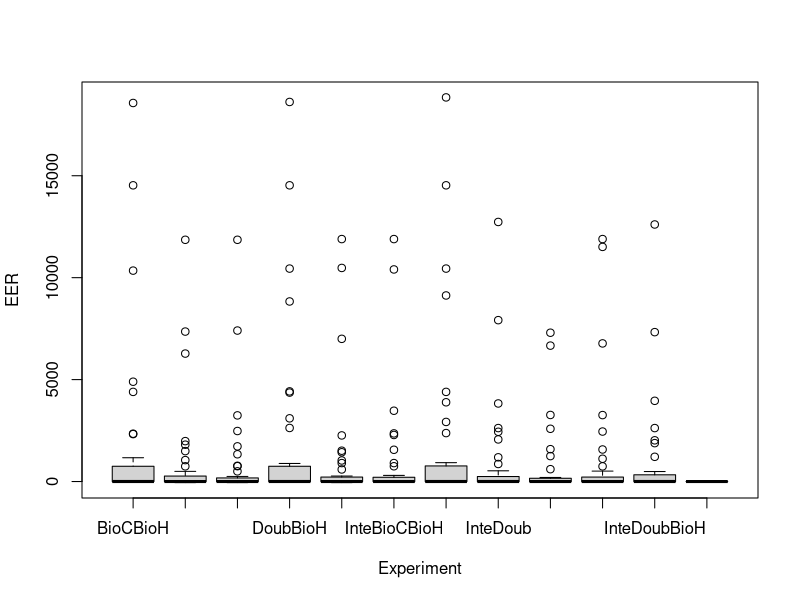
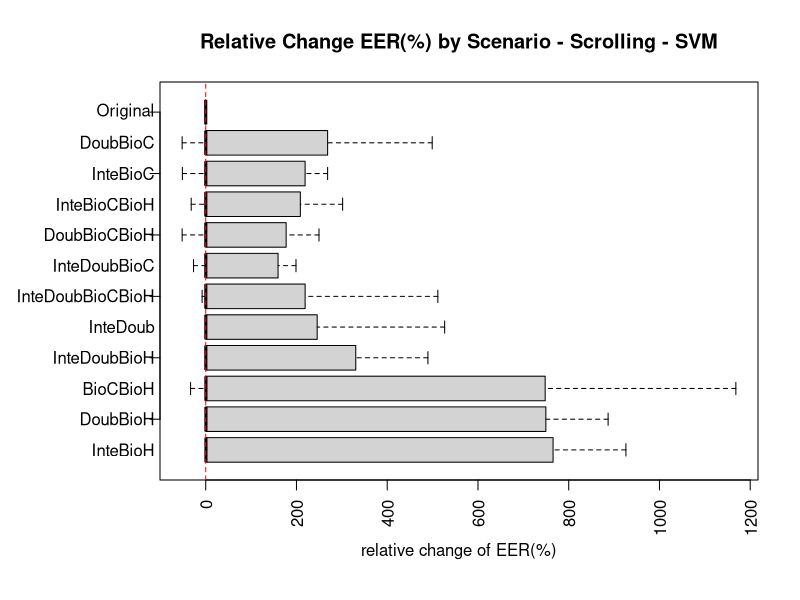

Write the R code that produced these figures, in order.
sOriginal_<-c(0.0,0.0,0.0029149616009866023,0.0101010101010101,0.004694835680751174,0.017158176943699734,0.021814053440376274,0.0,0.0,0.0,0.0,0.0,0.23460207612456746,0.002653596150256839,0.0,0.0,0.03663968178380347,0.003397840223398231,0.11154985192497531,0.0,0.002696395735241975,0.0,0.0,0.0,0.0,0.0,0.0,0.05619741744979025,0.0,0.01098901098901099,0.0046255251898392625,0.0,0.0,0.007180132499352307,0.0,0.0,0.0,0.018432725480532285,0.0,0.057374968266057376,0.0)
sBioCBioH_<-c(0.07,0.05981822024941873,0.02503433486735899,0.24509803921568626,0.2345679012345679,0.08371761773346391,0.10074626865671642,0.12203389830508475,0.2389349641171707,0.3602941176470588,0.07225433526011561,0.47767857142857145,0.15625,0.495398773006135,0.1948788847605058,0.05343511450381679,0.4647239263803681,0.49710982658959535,0.48214285714285715,0.017042492179353493,0.06595092024539877,0.4878048780487805,0.20339353242396996,0.4884393063583815,0.5,0.12135922330097088,0.022947524916028854,0.14468956427596377,0.41329479768786126,0.4941860465116279,0.4831932773109244,0.29017857142857145,0.0352760736196319,0.0612457284871078,0.12389162561576354,0.19196553984455472,0.22795807978363758,0.05641025641025641,0.22254335260115607,0.48660714285714285,0.0)
sDoubBioC_<-c(0.01,0.054717114070316354,0.060686376085262915,0.014705882352941176,0.2993827160493827,0.025140211875723316,0.08768656716417911,0.0576271186440678,0.18160621038228478,0.12867647058823528,0.05202312138728324,0.09729609929078015,0.39285714285714285,0.19785276073619631,0.0705521472392638,0.058289483435855625,0.4218629169459195,0.4063191927108847,0.05357142857142857,0.0,0.04294478527607362,0.28253698520591763,0.13752526895091607,0.04046242774566474,0.017341040462427744,0.11650485436893204,0.022727272727272728,0.1109433103729622,0.1676300578034682,0.09302325581395349,0.08823529411764706,0.0625,0.07668711656441718,0.005172413793103448,0.07878151260504201,0.17087274089334206,0.0350236646382691,0.06794871794871794,0.11448981265117042,0.34375,0.0)
sDoubBioH_<-c(0.075859375,0.017987740435425916,0.13009501321189632,0.2755102040816326,0.4193745632424878,0.10286655390367667,0.16681811151496406,0.24216878161327535,0.20877663287816592,0.4208842627960275,0.24210957082203693,0.45089285714285715,0.4606125678119349,0.4967250329530846,0.2208732970419655,0.2764025791150967,0.36156364386245293,0.49710982658959535,0.48214285714285715,0.024341762252346195,0.08630711226497777,0.4878048780487805,0.2435209453297877,0.4931542972870343,0.5016447368421053,0.21533347403967917,0.08614613732723969,0.25054524343746565,0.4265691339710471,0.49696382428940566,0.48780157224179993,0.2719298245614035,0.22392222388481553,0.0612457284871078,0.09642857142857142,0.24658207697349938,0.054631507775524,0.12513935340022297,0.23186979871274546,0.48746200607902734,0.02857142857142857)
sInteBioC_<-c	(0.013333333333333334,0.05421686746987952,0.04699258688126963,0.004901960784313725,0.3333333333333333,0.018899670613371316,0.15111940298507462,0.0576271186440678,0.19316690402390327,0.0661764705882353,0.05202312138728324,0.10176038500506586,0.29464285714285715,0.28067484662576686,0.06901840490797546,0.05725190839694656,0.41516084961592,0.407514450867052,0.10714285714285714,0.008928571428571428,0.04141104294478527,0.2744069039051046,0.13053924100680428,0.057803468208092484,0.017341040462427744,0.1553398058252427,0.033216783216783216,0.11119828032573392,0.1531791907514451,0.11046511627906977,0.1092436974789916,0.0625,0.08588957055214724,0.006896551724137931,0.13668501883512024,0.2627118644067797,0.05057471264367816,0.06794871794871794,0.07803468208092486,0.18303571428571427,0.010638297872340425)
sInteBioH_<-c(0.08114583333333333,0.01991122384273938,0.11624059304949844,0.2502000800320128,0.43317610062893086,0.11776017092495326,0.2238225968602583,0.24493743899192477,0.1957080226745972,0.4107142857142857,0.181697273517827,0.45535714285714285,0.4228639240506329,0.5026525198938993,0.21176445174112157,0.19387830727043653,0.3605969995360107,0.49710982658959535,0.48660714285714285,0.025156412930135555,0.08151985183470309,0.4878048780487805,0.24431966737451613,0.4884393063583815,0.5,0.2619248628113128,0.09095038819448267,0.2518240158159823,0.42282213923985884,0.4941860465116279,0.48780157224179993,0.280858395989975,0.22092955592132607,0.0621466293880087,0.1310779484207476,0.3007538159003652,0.06260987153482082,0.1253065774804905,0.2278625015373263,0.49373100303951367,0.032066869300911856)
sInteDoub_<-c(0.031718750000000004,0.008701472556894244,0.11454192066436965,0.0349139655862345,0.3763393897041696,0.059004718240897355,0.20957389219704586,0.1837518857041441,0.14032001340370276,0.24684873949579833,0.1599314542943373,0.12829280648429586,0.4472197106690778,0.34052741208442494,0.11189838417005099,0.1824279255910472,0.07637134608444605,0.09250514352895073,0.1657848324514991,0.01622784150156413,0.0685057794387578,0.12003531920565108,0.15888988795571796,0.07924771106704358,0.04654700334651658,0.22504221190375684,0.07192610539067232,0.17795333657602813,0.20420481866080106,0.14153746770025838,0.10016264570344267,0.07080200501253132,0.2097319899579364,0.010422491456974216,0.12486960301361924,0.28229859225270776,0.04797160243407708,0.11549609810479376,0.14023490345590947,0.3446048632218845,0.032066869300911856)
sDoubBioCBioH_<-c(0.015859375000000002,0.008194180229690692,0.07515922543751857,0.035314125650260104,0.15702888423014208,0.04428914804593608,0.06047482793287449,0.09979590025734315,0.13893775655524837,0.15250190985485101,0.19875696966596756,0.07051038500506586,0.17043399638336348,0.1991790206831459,0.08139635358161237,0.22782183354331875,0.31256766510285094,0.4063191927108847,0.05357142857142857,0.014598540145985401,0.03876109999503911,0.28253698520591763,0.13573651419206317,0.03939707185350829,0.018985777304533005,0.055139299282397636,0.061890865040471345,0.11506990099320603,0.18090439408665404,0.09580103359173127,0.08444022770398481,0.04425125313283208,0.16103878830199347,0.00697421559490525,0.10624456679223412,0.132081655585729,0.2083502366463827,0.044370122630992194,0.1122555651211413,0.3446048632218845,0.02857142857142857)
sInteBioCBioH_<-c(0.017812500000000002,0.0081096315084901,0.06948895260583572,0.010004001600640255,0.16774400186349872,0.052942223804860675,0.08762856700951202,0.11273404916141627,0.12586914635167967,0.08718487394957983,0.13834467236175763,0.07051038500506586,0.1594710669077758,0.27872613952580105,0.07995621993721017,0.13662639887348996,0.3110339227715626,0.407514450867052,0.10267857142857142,0.015413190823774766,0.04471003588378284,0.2744069039051046,0.12954920829267982,0.057803468208092484,0.017341040462427744,0.10173068805403124,0.056205605418203845,0.1155837635134075,0.1569261854826334,0.11046511627906977,0.11385199240986717,0.04425125313283208,0.14884366635077395,0.009599254426840634,0.1294986960301362,0.14526172862627587,0.21592292089249493,0.029152731326644372,0.08335383101709506,0.18123100303951367,0.02142857142857143)
sInteDoubBioC_<-c(0.015052083333333334,0.00786303107165504,0.09809331052373724,0.015306122448979591,0.3176974143955276,0.031843674886495144,0.05658881757018019,0.1566332416363475,0.11141827929965653,0.16228991596638653,0.14259041383190957,0.06842071935157042,0.34007685352622063,0.1963556329433207,0.09195973386330251,0.1529311494849181,0.07387095942671547,0.0913098853727834,0.11221340388007053,0.0072992700729927005,0.04549964446943264,0.11190523790483807,0.14591583605951036,0.04456563014218809,0.04076665652570733,0.07941114394259181,0.05094708441165134,0.1679859727299829,0.1608522175047317,0.07758397932816538,0.0623475196530225,0.05294486215538847,0.18519211265732288,0.005250077663870767,0.09059692842654303,0.16786059868277306,0.03762677484787018,0.04882943143812709,0.08420448489320706,0.16603343465045595,0.02142857142857143)
sInteDoubBioH_<-c(0.030338541666666666,0.009117170436130487,0.11834084283063875,0.05042016806722689,0.3487363149312835,0.07389833526217396,0.12312466166576444,0.20068329044280772,0.13604758314484378,0.24880634071810542,0.24147015192592972,0.12382852077001014,0.42066003616636527,0.33725244503750956,0.10278953886920705,0.2538353220188246,0.07750554209413826,0.09250514352895073,0.1613205467372134,0.015413190823774766,0.05721148281051047,0.12003531920565108,0.1668787026585806,0.07818235517488713,0.048191740188621844,0.15628957365977206,0.08419139915202907,0.17412486466979432,0.20795181339198934,0.14431524547803617,0.09175928435890485,0.0706453634085213,0.2306224749364058,0.011323392357875117,0.08246884960880904,0.20264069669444704,0.04181879648411088,0.07329988851727982,0.1362276062804903,0.33833586626139817,0.02857142857142857)
sInteDoubBioCBioH_<-c(0.022526041666666666,0.00995561192136969,0.09793267956533264,0.019807923169267706,0.32279291870486837,0.05474939909196118,0.08742556646817726,0.1300026621705564,0.13212420764569546,0.16114400305576776,0.13067164560847103,0.09821428571428571,0.35680379746835444,0.30807472620461834,0.09357268354503298,0.14981842436819093,0.3094164045986493,0.407514450867052,0.10267857142857142,0.011763555787278415,0.04508210275660212,0.28253698520591763,0.15010553971928348,0.06358381502890173,0.02023121387283237,0.11281131279020684,0.054443587908154845,0.15877567351293678,0.18582791958667963,0.13372093023255813,0.11805367308213607,0.048793859649122806,0.18590702778193424,0.009521590556073314,0.08246884960880904,0.1990589006461279,0.04181879648411088,0.05657748049052397,0.12204320911736974,0.3508738601823708,0.02142857142857143)

sBioCBioH<-(sBioCBioH_-sOriginal_)/sOriginal_*100
sBioCBioH[is.infinite(sBioCBioH)]<-sBioCBioH_[is.infinite(sBioCBioH)]
sBioCBioH[is.nan(sBioCBioH)]<-0

sDoubBioC<-(sDoubBioC_-sOriginal_)/sOriginal_*100
sDoubBioC[is.infinite(sDoubBioC)]<-sDoubBioC_[is.infinite(sDoubBioC)]
sDoubBioC[is.nan(sDoubBioC)]<-0

sDoubBioH<-(sDoubBioH_-sOriginal_)/sOriginal_*100
sDoubBioH[is.infinite(sDoubBioH)]<-sDoubBioH_[is.infinite(sDoubBioH)]
sDoubBioH[is.nan(sDoubBioH)]<-0

sInteBioC<-(sInteBioC_-sOriginal_)/sOriginal_*100
sInteBioC[is.infinite(sInteBioC)]<-sInteBioC_[is.infinite(sInteBioC)]
sInteBioC[is.nan(sInteBioC)]<-0


sInteBioH<-(sInteBioH_-sOriginal_)/sOriginal_*100
sInteBioH[is.infinite(sInteBioH)]<-sInteBioH_[is.infinite(sInteBioH)]
sInteBioH[is.nan(sInteBioH)]<-0


sInteDoub<-(sInteDoub_-sOriginal_)/sOriginal_*100
sInteDoub[is.infinite(sInteDoub)]<-sInteDoub_[is.infinite(sInteDoub)]
sInteDoub[is.nan(sInteDoub)]<-0

sDoubBioCBioH<-(sDoubBioCBioH_-sOriginal_)/sOriginal_*100
sDoubBioCBioH[is.infinite(sDoubBioCBioH)]<-sDoubBioCBioH_[is.infinite(sDoubBioCBioH)]
sDoubBioCBioH[is.nan(sDoubBioCBioH)]<-0

sInteBioCBioH<-(sInteBioCBioH_-sOriginal_)/sOriginal_*100
sInteBioCBioH[is.infinite(sInteBioCBioH)]<-sInteBioCBioH_[is.infinite(sInteBioCBioH)]
sInteBioCBioH[is.nan(sInteBioCBioH)]<-0

sInteDoubBioH<-(sInteDoubBioH_-sOriginal_)/sOriginal_*100
sInteDoubBioH[is.infinite(sInteDoubBioH)]<-sInteDoubBioH_[is.infinite(sInteDoubBioH)]
sInteDoubBioH[is.nan(sInteDoubBioH)]<-0

sInteDoubBioC<-(sInteDoubBioC_-sOriginal_)/sOriginal_*100
sInteDoubBioC[is.infinite(sInteDoubBioC)]<-sInteDoubBioC_[is.infinite(sInteDoubBioC)]
sInteDoubBioC[is.nan(sInteDoubBioC)]<-0

sInteDoubBioCBioH<-(sInteDoubBioCBioH_-sOriginal_)/sOriginal_*100
sInteDoubBioCBioH[is.infinite(sInteDoubBioCBioH)]<-sInteDoubBioCBioH_[is.infinite(sInteDoubBioCBioH)]
sInteDoubBioCBioH[is.nan(sInteDoubBioCBioH)]<-0

sOriginal<-(sOriginal_-sOriginal_)*100


scrolling_svm<-matrix(c(sOriginal,sBioCBioH,sDoubBioC,sDoubBioH,sInteBioC,sInteBioH,sInteDoub,sDoubBioCBioH,sInteBioCBioH,sInteDoubBioH,sInteDoubBioC,sInteDoubBioCBioH),nrow=492)

ex0=rep('Original',41)
ex1=rep('BioCBioH',41)
ex2=rep('DoubBioC',41)
ex3=rep('DoubBioH',41)
ex4=rep('InteBioC',41)
ex5=rep('InteBioH',41)
ex6=rep('InteDoub',41)
ex7=rep('DoubBioCBioH',41)
ex8=rep('InteBioCBioH',41)
ex9=rep('InteDoubBioH',41)
ex10=rep('InteDoubBioC',41)
ex11=rep('InteDoubBioCBioH',41)
ex<-c(ex0,ex1,ex2,ex3,ex4,ex5,ex6,ex7,ex8,ex9,ex10,ex11)

scrolling_svm<-data.frame(EER=scrolling_svm,Experiment=ex)


r<-tapply(scrolling_svm$EER, scrolling_svm$Experiment, median)
x<-boxPlotWithoutWiskers<-boxplot(EER ~ Experiment, data=scrolling_svm)#,at=rank(-r),main="Relative Change EER(%) by Experiment - Scrolling",xlab="relative change of EER(%)", col = "lightgray",yaxt = "n",outline=FALSE,horizontal=TRUE)

#boxPlotWithoutWiskers$stats[5,]<-boxPlotWithoutWiskers$stats[4,]

par(mar=c(6,8,4.1,2.1),mgp=c(3,1,0))
bxp(boxPlotWithoutWiskers,boxfill = "lightgray",at=rank(-r),main="Relative Change EER(%) by Scenario - Scrolling - SVM",xlab="relative change of EER(%)",las=3,outline=FALSE,yaxt = "n",horizontal=TRUE)

abline(v=0, col = "red", lty = 2) 
axis(2, labels = FALSE)
text(y =  rank(-r), x = par("usr")[1]-12,  adj = 1,
     labels = x$names, xpd = TRUE)
